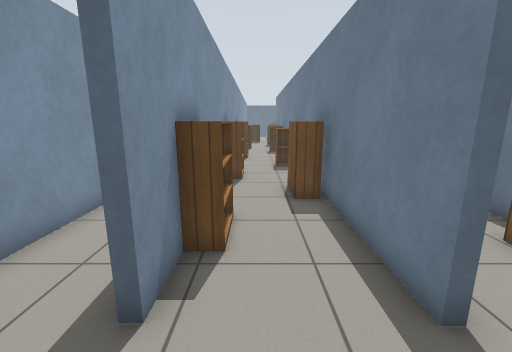
View 1 (above)

18 first-person views from a walk through a robot-simulator world made for Gazebo. The camera is 1.2 m above the floor, tilts 12° down and sees 90° across. Floor lines are 1 m apart. The floor is counted in squares, 0.5 m on a side. Each view is taken from the middle of a square. On the plan, view 1 faces up. The plan holds only what a view shows up to about 17 squares ahead; the rest is blank. The place goes on beyond the plan. Gazebo's built-in surfaces are drawn with simple patterns.

View 2
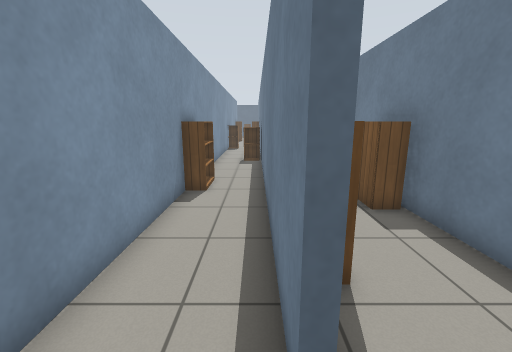

View 3
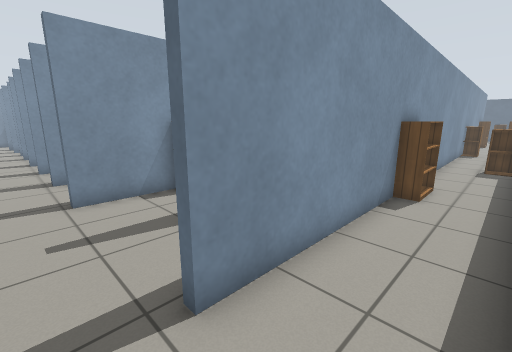

View 4
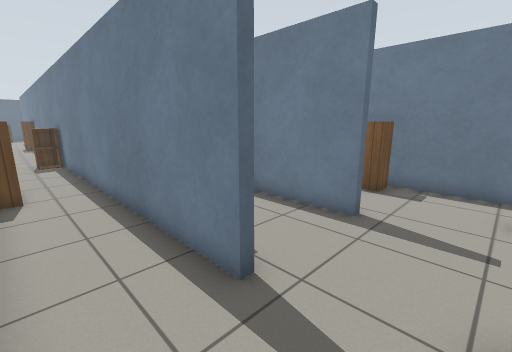

View 5
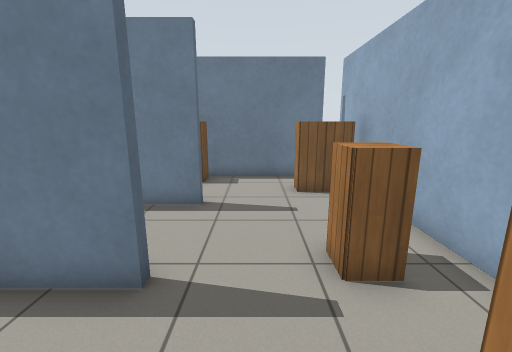

View 6
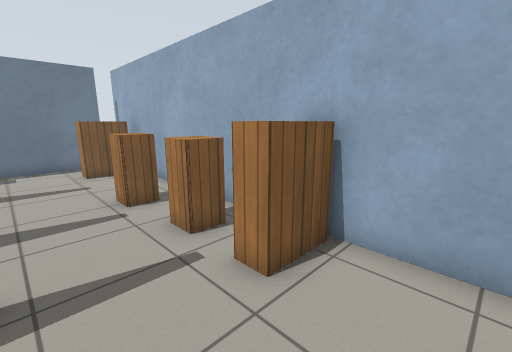

View 7
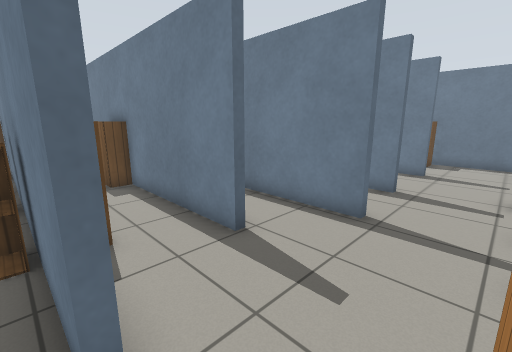

View 8
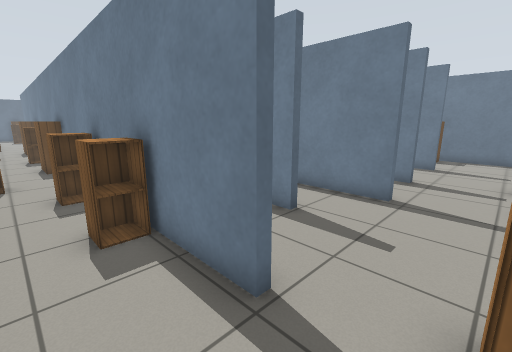

View 9
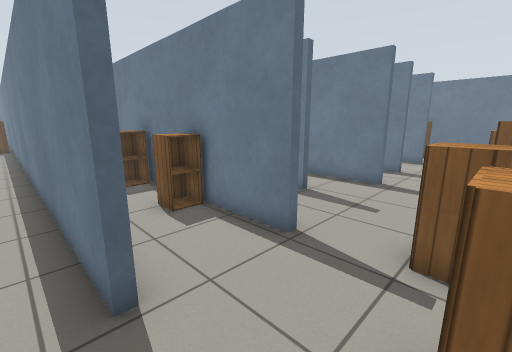

View 10
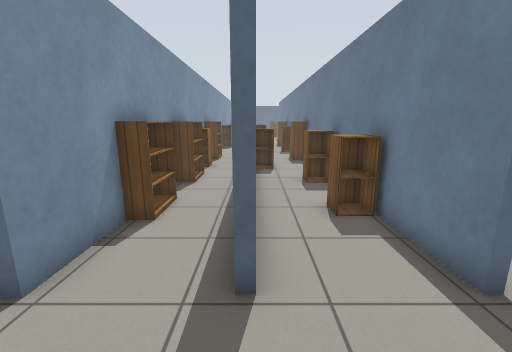

View 11
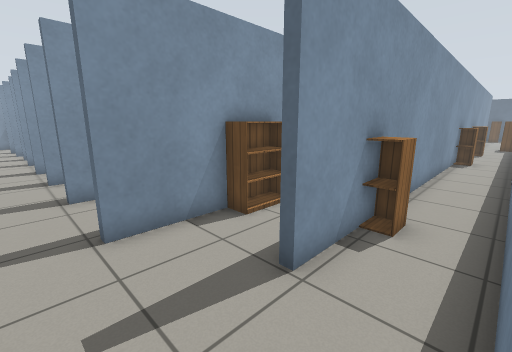

View 12
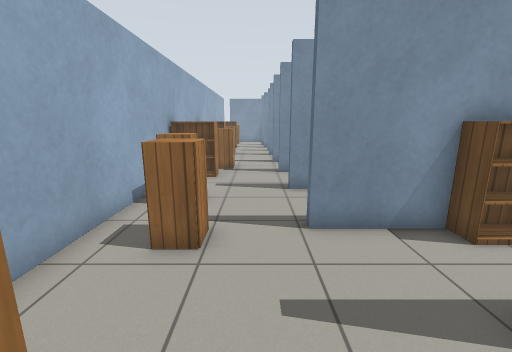

View 13
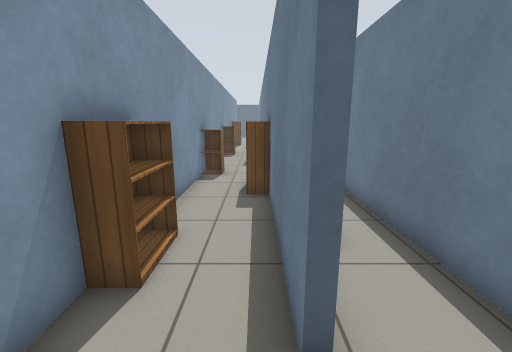

View 14
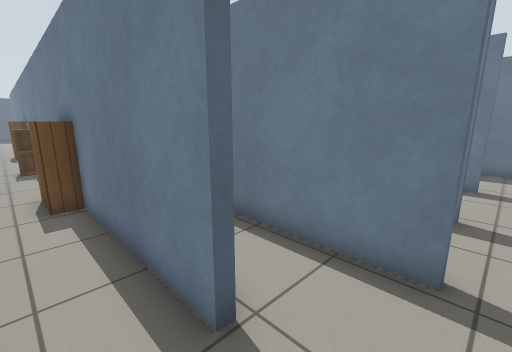

View 15
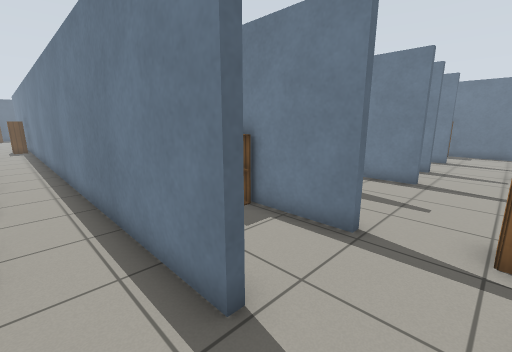

View 16
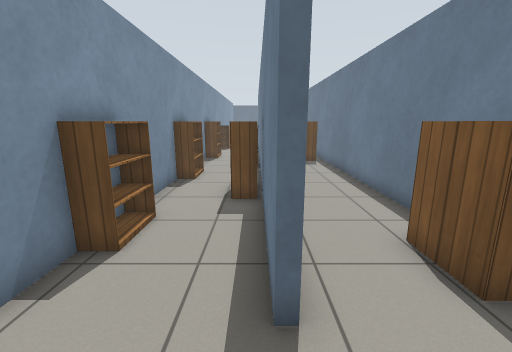

View 17
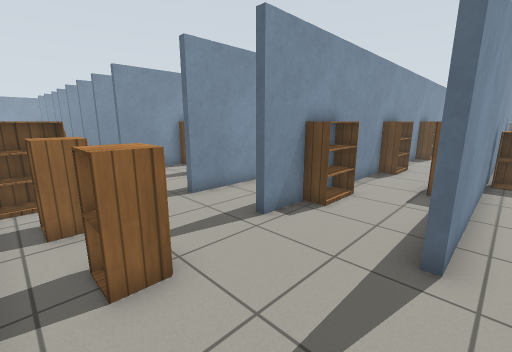

View 18
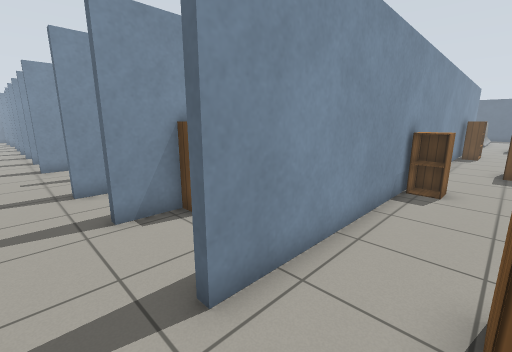

### Floor plan
Ten units are one square. View 1 is at (0, 0); x grows to the right and y downward. Boxes are objects, and circles mark ways between rooms. Rooms are numbered by the first view taken in them; rooms with no view inside come last. Other rooms are left out.
<svg viewBox="-180 -240 250 272">
<path fill="none" stroke="#000" d="M-14 -165 -14 -124M-17 -184 -17 -225M-14 -105 -14 -64M-45 -232 -45 -24M-14 -45 -14 -27 -17 -27 -17 -164M25 -27 22 -27 22 -172M-45 27 35 27M-48 -24 -48 -66M-95 27 -45 27M-105 -44 -105 -22M-72 -66 -72 -41 -75 -41M-140 -32 -140 -22M-105 -22 -108 -22 -108 -226M-135 27 -95 27M-172 -154 -172 -22M-140 -22 -143 -22 -143 -224M-165 27 -135 27M25 -214 25 -27M63 -44 63 -175M63 19 63 -25M35 27 65 27M-48 -66 -48 -110M-72 -196 -72 -66M-75 -184 -75 -204M-105 -195 -105 -154M-75 -134 -75 -164"/>
<rect x="-45" y="5" width="20" height="20" fill="#bbb"><title>cabinet</title></rect>
<rect x="-45" y="-125" width="10" height="30" fill="#bbb"><title>bookshelf</title></rect>
<rect x="-35" y="-185" width="20" height="20" fill="#bbb"><title>cabinet</title></rect>
<rect x="-15" y="-5" width="10" height="20" fill="#bbb"><title>cabinet</title></rect>
<rect x="-15" y="-65" width="10" height="20" fill="#bbb"><title>bookshelf</title></rect>
<rect x="-15" y="-125" width="10" height="20" fill="#bbb"><title>bookshelf</title></rect>
<rect x="-15" y="-195" width="10" height="30" fill="#bbb"><title>bookshelf</title></rect>
<rect x="5" y="-95" width="20" height="20" fill="#bbb"><title>bookshelf</title></rect>
<rect x="5" y="-155" width="20" height="20" fill="#bbb"><title>cabinet</title></rect>
<rect x="-75" y="5" width="20" height="20" fill="#bbb"><title>bookshelf</title></rect>
<rect x="-145" y="-135" width="20" height="20" fill="#bbb"><title>cabinet</title></rect>
<rect x="-135" y="5" width="20" height="20" fill="#bbb"><title>cabinet</title></rect>
<rect x="-125" y="-65" width="20" height="20" fill="#bbb"><title>cabinet</title></rect>
<rect x="-125" y="-105" width="20" height="20" fill="#bbb"><title>cabinet</title></rect>
<rect x="-125" y="-175" width="20" height="30" fill="#bbb"><title>bookshelf</title></rect>
<rect x="-125" y="-205" width="20" height="10" fill="#bbb"><title>cabinet</title></rect>
<rect x="-105" y="-5" width="10" height="20" fill="#bbb"><title>cabinet</title></rect>
<rect x="-175" y="5" width="20" height="20" fill="#bbb"><title>bookshelf</title></rect>
<rect x="-175" y="-65" width="10" height="10" fill="#bbb"><title>bookshelf</title></rect>
<rect x="-175" y="-115" width="20" height="30" fill="#bbb"><title>bookshelf</title></rect>
<rect x="-175" y="-135" width="10" height="10" fill="#bbb"><title>cabinet</title></rect>
<rect x="-175" y="-175" width="20" height="20" fill="#bbb"><title>bookshelf</title></rect>
<rect x="25" y="-125" width="20" height="20" fill="#bbb"><title>cabinet</title></rect>
<rect x="25" y="-235" width="20" height="20" fill="#bbb"><title>bookshelf</title></rect>
<rect x="35" y="-5" width="10" height="30" fill="#bbb"><title>bookshelf</title></rect>
<rect x="45" y="-55" width="20" height="30" fill="#bbb"><title>bookshelf</title></rect>
<rect x="45" y="-185" width="20" height="30" fill="#bbb"><title>bookshelf</title></rect>
<rect x="-75" y="-75" width="10" height="10" fill="#bbb"><title>cabinet</title></rect>
<rect x="-105" y="-155" width="10" height="20" fill="#bbb"><title>cabinet</title></rect>
<rect x="-85" y="-185" width="10" height="20" fill="#bbb"><title>cabinet</title></rect>
<circle cx="-50" cy="0" r="3" fill="#2a7"/>
<circle cx="25" cy="0" r="3" fill="#2a7"/>
<circle cx="-105" cy="0" r="3" fill="#2a7"/>
<circle cx="-60" cy="-60" r="3" fill="#2a7"/>
<circle cx="-140" cy="0" r="3" fill="#2a7"/>
<text x="0" y="-150">1</text>
<text x="-70" y="-10">2</text>
<text x="-120" y="-140">3</text>
<text x="-160" y="-150">4</text>
<text x="40" y="-160">5</text>
<text x="-60" y="-130">6</text>
<text x="-90" y="-170">7</text>
</svg>
Room 1 opens to room 2. Room 1 opens to room 5. Room 2 opens to room 3. Room 2 opens to room 6. Room 3 opens to room 4.

Where each view was taken, in squares from view 1:
view 1: 0 up, 0 right, facing up
view 2: 1 up, 2 left, facing up
view 3: 1 up, 2 left, facing up-left
view 4: 0 up, 4 left, facing up-right
view 5: 1 up, 5 left, facing right
view 6: 2 up, 9 left, facing down-right
view 7: 0 up, 11 left, facing up-right
view 8: 0 up, 13 left, facing up-right
view 9: 1 down, 15 left, facing up-right
view 10: 1 down, 14 left, facing up
view 11: 1 up, 5 left, facing up-left
view 12: 1 up, 5 left, facing left
view 13: 2 up, 8 left, facing up
view 14: 2 up, 9 left, facing up-right
view 15: 0 up, 16 left, facing up-right
view 16: 0 up, 2 right, facing up
view 17: 2 down, 3 right, facing up-left
view 18: 1 up, 5 right, facing up-left
